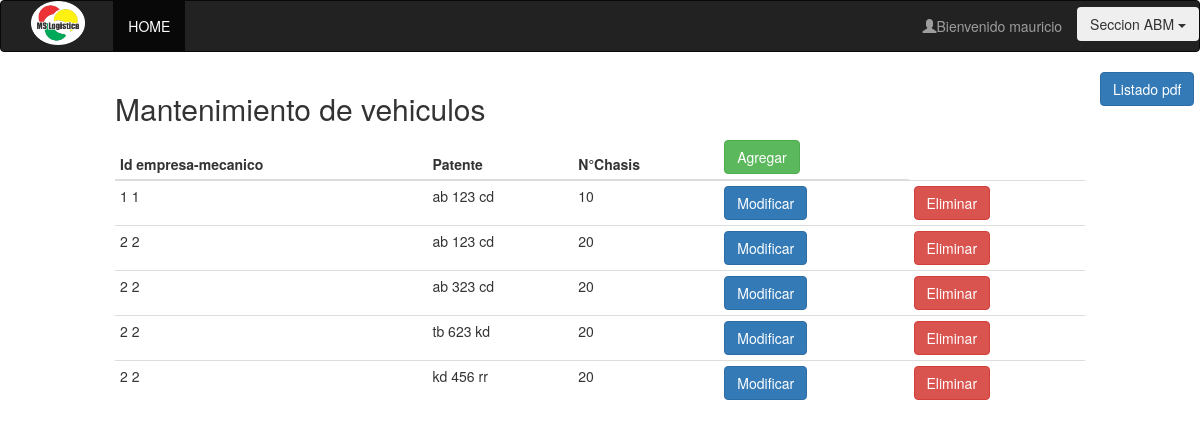
The page /vistas/admin/abmMantenimiento.php (signed in) on the database its author committed.
### tables this page shows
create table mecanico(
id int AUTO_INCREMENT primary key,
dni_mecanico int unique,
rol varchar(20),
nombre varchar(20),
apellido varchar(20),
id_usuario int
);

create table mantenimiento(
id int  AUTO_INCREMENT primary key,
id_vehiculo int,
id_empresa int,
id_mecanico int,
patente varchar(20),
nro_chasis int,
nro_motor int,
fecha_service date,
km_de_la_unidad int,
costo int,
tipo varchar(20),
repuestos_cambiados varchar(50)
);

### modelo/conexion.php (called while the page is built, shortened)
<?php
  class Conexion{
    public static function conectar(){
      $con = mysqli_connect("localhost","root","","logikw");
      return $con;
    }
    public static function getQuery($sql){
      $con = Conexion::conectar();
      $datos = mysqli_query($con, $sql);
      return $datos;
    }
}
?>

### vistas/admin/abmMantenimiento.php (the view, shortened to what this page needs)
<?php
	if(isset($_SESSION['mecanico'])){
		$query = Mecanico::getAllForId($_SESSION['mecanico']);
		$resultado = Conexion::getQuery($query);
		$admin = mysqli_fetch_assoc($resultado);
		$query1 = Mantenimiento::getAll();
		$resultado1 = Conexion::getQuery($query1);
	}
	else{
		header("Location: ../../index.php");
	}
?>
<!DOCTYPE html>
<html>
<head>
  <link rel="stylesheet" type="text/css" href="../../css/bootstrap.min.css">
  <link rel="stylesheet" type="text/css" href="../../css/home.css">
</head>
<body>
<nav class="navbar navbar-inverse">
	<div class="col-sm-12">
	    <div class="navbar-header col-sm-1">
	     <img src="../../image/logo.png">
	    </div>
	    <ul class="nav navbar-nav col-sm-4">
	      <li class="active"><a href="<?php echo '../adminLogeado.php'; ?>">HOME</a></li>
	    </ul>
		<ul class="dropdown nav navbar-nav navbar-right nombreLogeado" style="padding-top: 0.5%;">
		  <button class="btn dropdown-toggle" type="button" data-toggle="dropdown">Seccion ABM
		  <span class="caret"></span></button>
		</ul>
	    <ul class="nav navbar-nav navbar-right">
	    	<li><a href=""><span class="glyphicon glyphicon-user" ></span>Bienvenido <?php echo $admin['nombre'] ?></a></li>
	    </ul>
	</div>
</nav>
<div class="col-sm-10 col-sm-offset-1">
  <h2>Mantenimiento de vehiculos</h2>
  <table class="table table-condensed">
    <thead>
      <tr>
	     <th>Id empresa-mecanico</th>
        <th>Patente</th>
        <th>N°Chasis</th>
		<th><button type='button'  class='btn btn-success' data-toggle='modal' data-target='#agregarMantenimiento'>Agregar</button></th>
      </tr>
    </thead>
    <tbody>
   	<?php
	while($mantenimiento = mysqli_fetch_assoc($resultado1)){
		echo "<form method='POST' action='../../modelo/ejecutarAbmMantenimiento.php'>
		 <tr>
		 <td>".$mantenimiento['id_empresa']." ".$mantenimiento['id_mecanico']."</td>
		 <td>".$mantenimiento['patente']."</td>
		 <td>".$mantenimiento['nro_chasis']."</td>
		 <input type='text' name='id' class='hidden' value='".$mantenimiento['id']."'>
		 <td><button type='submit' id='modificar' onclick= 'modificar()' name='alterar' value='modificar' class='btn btn-primary'>Modificar</button></td>
		 <td><button type='submit' id='eliminar' onclick= 'eliminar()' name='alterar' value='eliminar' class='btn btn-danger'>Eliminar</button></td>
		 </tr>
  		 </form>";
	}
   	?>
    </tbody>
  </table>
</div>
			<input type="submit"  class='btn btn-primary' value="Listado pdf" onclick = "location='ListadoPdfMantenimientos.php'"/>
</body>
</html>

### css/home.css (style rules this page uses)
body { background-color: #FFFFFF; }
img { margin: 0 auto; }
.navbar-header img { width: 80%; }
.nombreLogeado { padding-top: 200px; }

### rows shown on the page
mecanico: nombre "mauricio"
mantenimiento: id_empresa "1", id_mecanico "1", patente "ab 123 cd", nro_chasis "10"
mantenimiento: id_empresa "2", id_mecanico "2", patente "ab 123 cd", nro_chasis "20"
mantenimiento: id_empresa "2", id_mecanico "2", patente "ab 323 cd", nro_chasis "20"
mantenimiento: id_empresa "2", id_mecanico "2", patente "tb 623 kd", nro_chasis "20"
mantenimiento: id_empresa "2", id_mecanico "2", patente "kd 456 rr", nro_chasis "20"
